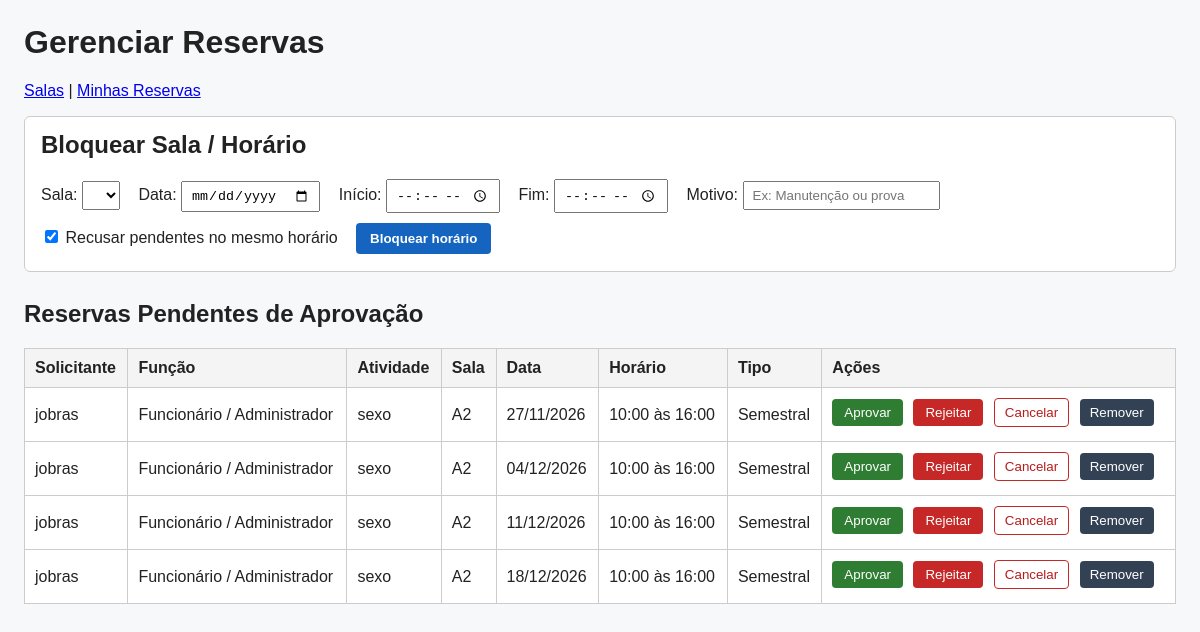
The app's page /gestao/reservas/ (signed in), older data.
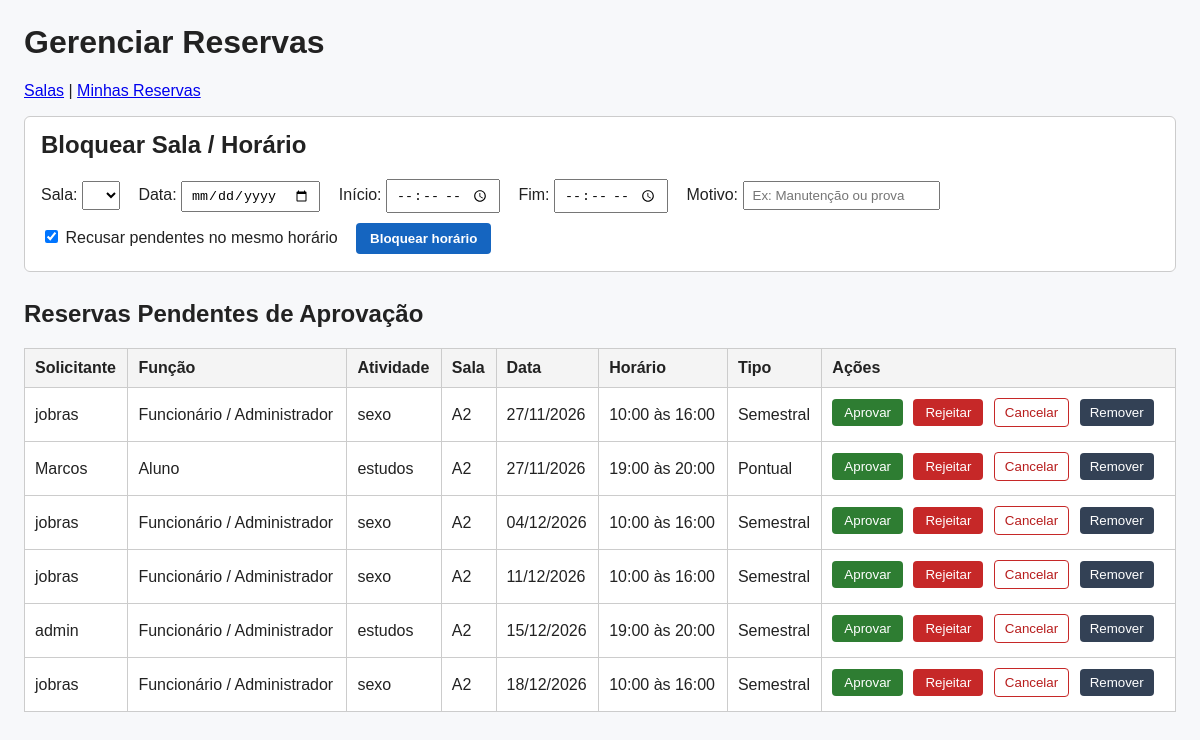
The same page, newer data.
### reservas/models.py (models this page shows, shortened)
class Reserva(models.Model):
    STATUS_CHOICES = [
        ('PENDENTE', 'Pendente de Aprovação'),
        ('APROVADA', 'Aprovada'),
        ('RECUSADA', 'Recusada / Substituída por Prioridade'),
        ('CANCELADA', 'Cancelada pelo Usuário'),
        ('BLOQUEADA', 'Bloqueada pelo Funcionário'),
    ]
    TIPO_RESERVA_CHOICES = [
        ('PONTUAL', 'Pontual'),
        ('SEMESTRAL', 'Semestral'),
    ]
    tipo_reserva = models.CharField(
        max_length=15,
        choices=TIPO_RESERVA_CHOICES,
        default='PONTUAL',
    )
    sala = models.ForeignKey(Sala, on_delete=models.CASCADE, related_name='reservas')
    solicitante = models.ForeignKey(Usuario, on_delete=models.CASCADE, related_name='minhas_reservas')
    data = models.DateField()
    hora_inicio = models.TimeField()  # Ex: 08:00, 10:00, 11:00, 14:00...
    hora_fim = models.TimeField()
    atividade = models.CharField(max_length=100)  # Ex: Aula 1, Extensão, Evento, Grupo C
    status = models.CharField(max_length=15, choices=STATUS_CHOICES, default='PENDENTE')
    criado_em = models.DateTimeField(auto_now_add=True)
    class Meta:
        ordering = ['data', 'hora_inicio']

class Usuario(AbstractUser):
    FUNCAO_CHOICES = [
        ('ALUNO', 'Aluno'),
        ('PROFESSOR', 'Professor'),
        ('FUNCIONARIO', 'Funcionário / Administrador'),
    ]
    nome_completo = models.CharField(max_length=150)
    email = models.EmailField(unique=True)
    nusp = models.CharField(max_length=20, unique=True, verbose_name="NUSP")
    funcao = models.CharField(max_length=15, choices=FUNCAO_CHOICES, default='ALUNO')
    @property
    def is_funcionario(self):
        return self.funcao == 'FUNCIONARIO' or self.is_superuser

class Sala(models.Model):
    nome = models.CharField(max_length=50, unique=True)  # Ex: A2, A3, A5
    departamento = models.CharField(max_length=100)       # Ex: Mecatrônica / Engenharia
    capacidade = models.IntegerField(default=40)

### reservas/views.py (the view)
# urls.py: path('gestao/reservas/', views.gerenciar_reservas, name='gerenciar_reservas'),
@login_required
def gerenciar_reservas(request):
    if not _eh_funcionario(request.user):
        raise PermissionDenied("Apenas funcionários podem acessar esta página.")
    reservas_pendentes = (
        Reserva.objects.filter(status='PENDENTE')
        .select_related('sala', 'solicitante')
        .order_by('data', 'hora_inicio', 'criado_em')
    )
    return render(
        request,
        'reservas/gerenciar_reservas.html',
        {'reservas': reservas_pendentes},
    )

### reservas/views.py (called while the page is built)
def _eh_funcionario(user) -> bool:
    if not user.is_authenticated:
        return False
    if getattr(user, 'is_funcionario', False):
        return True
    return getattr(user, 'funcao', None) == 'FUNCIONARIO'

### templates/reservas/gerenciar_reservas.html (shortened to what this page needs)
<!DOCTYPE html>
<html lang="pt-br">
<head>
</head>
<body>
  <h1>Gerenciar Reservas</h1>
  <p>
    <a href="{% url 'lista_salas' %}">Salas</a> |
    <a href="{% url 'minhas_reservas' %}">Minhas Reservas</a>
  </p>
  <div class="box-bloqueio">
    <h2 style="margin-top: 0;">Bloquear Sala / Horário</h2>
    <form method="post" action="{% url 'bloquear_horario' %}">
      <div class="campo">
        <label for="id_sala">Sala:</label>
        <select id="id_sala" name="sala" required>
        </select>
      </div>
      <div class="campo">
        <label for="id_data">Data:</label>
        <input id="id_data" type="date" name="data" required>
      </div>
      <div class="campo">
        <label for="id_hora_inicio">Início:</label>
        <input id="id_hora_inicio" type="time" name="hora_inicio" required>
      </div>
      <div class="campo">
        <label for="id_hora_fim">Fim:</label>
        <input id="id_hora_fim" type="time" name="hora_fim" required>
      </div>
      <div class="campo">
        <label for="id_atividade">Motivo:</label>
        <input id="id_atividade" type="text" name="atividade" placeholder="Ex: Manutenção ou prova">
      </div>
      <div class="campo">
        <label>
          <input type="checkbox" name="recusar_conflitos" checked>
          Recusar pendentes no mesmo horário
        </label>
      </div>
      <button type="submit" class="btn-bloquear">Bloquear horário</button>
    </form>
  </div>
  <h2>Reservas Pendentes de Aprovação</h2>
  {% if reservas %}
    <table>
      <thead>
        <tr>
          <th>Solicitante</th>
          <th>Função</th>
          <th>Atividade</th>
          <th>Sala</th>
          <th>Data</th>
          <th>Horário</th>
          <th>Tipo</th>
          <th>Ações</th>
        </tr>
      </thead>
      <tbody>
        {% for reserva in reservas %}
          <tr>
            <td>{{ reserva.solicitante.get_full_name|default:reserva.solicitante.username }}</td>
            <td>{{ reserva.solicitante.get_funcao_display|default:reserva.solicitante.funcao }}</td>
            <td>{{ reserva.atividade }}</td>
            <td>{{ reserva.sala.nome }}</td>
            <td>{{ reserva.data|date:"d/m/Y" }}</td>
            <td>{{ reserva.hora_inicio|time:"H:i" }} às {{ reserva.hora_fim|time:"H:i" }}</td>
            <td>{{ reserva.get_tipo_reserva_display }}</td>
            <td class="acoes">
              <form method="post" action="{% url 'decidir_reserva' reserva.id 'aprovar' %}">
                <button type="submit" class="btn-aprovar">Aprovar</button>
              </form>
              <form method="post" action="{% url 'decidir_reserva' reserva.id 'rejeitar' %}">
                <button type="submit" class="btn-rejeitar">Rejeitar</button>
              </form>
              <form method="post" action="{% url 'cancelar_reserva_funcionario' reserva.id %}">
                <button type="submit" class="btn-cancelar">Cancelar</button>
              </form>
              <form method="post" action="{% url 'remover_reserva_funcionario' reserva.id %}">
                <button type="submit" class="btn-remover">Remover</button>
              </form>
            </td>
          </tr>
        {% endfor %}
      </tbody>
    </table>
  {% else %}
    <p>Não há reservas pendentes no momento.</p>
  {% endif %}
</body>
</html>

### templates/reservas/gerenciar_reservas.html (style rules this page uses)
body { font-family: Arial, sans-serif; margin: 24px; background: #f7f8fa; color: #222; }
h2 { margin-top: 28px; }
table { width: 100%; border-collapse: collapse; margin-top: 12px; background: #fff; }
th, td { border: 1px solid #ccc; padding: 10px; text-align: left; }
th { background: #f4f4f4; }
.acoes form { display: inline-block; margin-right: 6px; margin-bottom: 4px; }
.btn-aprovar { background: #2e7d32; color: #fff; border: none; padding: 6px 12px; cursor: pointer; border-radius: 4px; }
.btn-rejeitar { background: #c62828; color: #fff; border: none; padding: 6px 12px; cursor: pointer; border-radius: 4px; }
.btn-cancelar { background: #fff; color: #b71c1c; border: 1px solid #c62828; padding: 6px 10px; cursor: pointer; border-radius: 4px; }
.btn-remover { background: #334155; color: #fff; border: none; padding: 6px 10px; cursor: pointer; border-radius: 4px; }
.btn-bloquear { background: #1565c0; color: #fff; border: none; padding: 8px 14px; cursor: pointer; border-radius: 4px; font-weight: bold; }
.box-bloqueio { background: #fff; border: 1px solid #ccc; border-radius: 6px; padding: 14px 16px; margin-top: 16px; }
.campo { display: inline-block; margin-right: 14px; margin-bottom: 10px; }
.campo input, .campo select { padding: 5px 8px; }

Row changes from the older to the newer data that the page shows:
added Reserva: solicitante.get_full_name "Marcos", solicitante.funcao "Aluno", atividade "estudos", sala.nome "A2", data "27/11/2026", hora_inicio "19:00", hora_fim "20:00", tipo_reserva "Pontual"
added Reserva: solicitante.get_full_name "admin", solicitante.funcao "Funcionário / Administrador", atividade "estudos", sala.nome "A2", data "15/12/2026", hora_inicio "19:00", hora_fim "20:00", tipo_reserva "Semestral"
